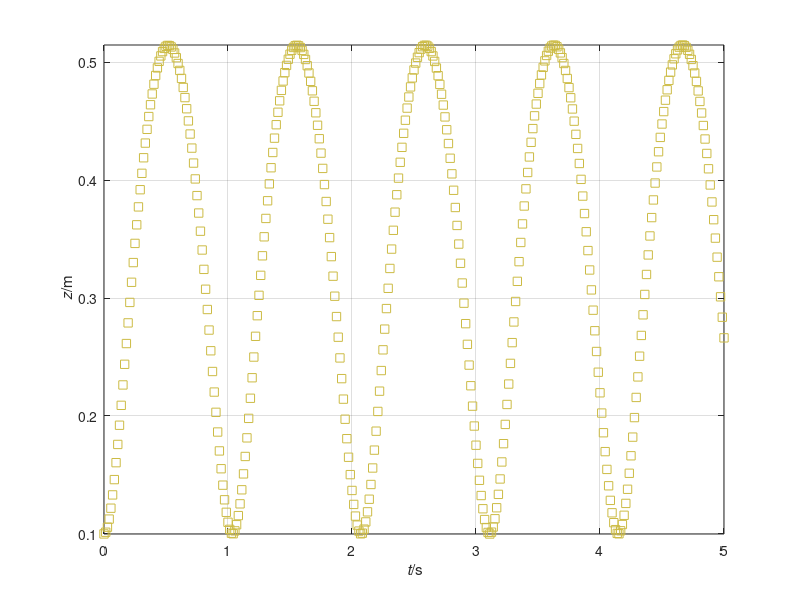

This figure's MATLAB source:
%%% Simulation of ideal gas & piston
%% Coordinates (t, z)

%% Constants
m = 20;             % kg: mass piston
g = 9.8;            % N/kg: gravitational acceleration
R = 8.31446261815;  % N m/(K mol): molar gas constant
N = 0.02;           % mol: amount of ideal gas
T = 298.15;         % K: temperature of ideal gas

%% Initial conditions, state: (z, v)
t = 0;	  % s: time
z = 0.1;  % m: position piston
v = 0;    % m/s: velocity piston

%% Boundary conditions
G = -m * g;  % N: gravity supply piston

%% Parameters for time loop
t1 = 5;        % s: final time
dt = 0.00001;  % s: time step %@

%% Plotting
dtplot = t1/360;  % time interval between plots
tplot = dtplot;	  % time for next plot
clf
plot(t, z, 's', 'color', '#CCBB44')
xlabel('{\it t}/s'); ylabel('{\it z}/m')
hold on; axis('tight'); xlim([0, t1]); grid on %@

%% Numerical time integration
while t < t1
  %% constitutive relations
  P = m * v;
  F = R * N * T / z;

  %% balance laws
  t = t + dt;
  P = P + (F + G) * dt;
  z = z + v * dt;

  %% constitutive relations: find new state variables
  v = P / m; %@

  %% plot
  if t > tplot
    plot(t, z, 's', 'color', '#CCBB44')
    pause(0)
    tplot = tplot + dtplot;
  end %@
end
